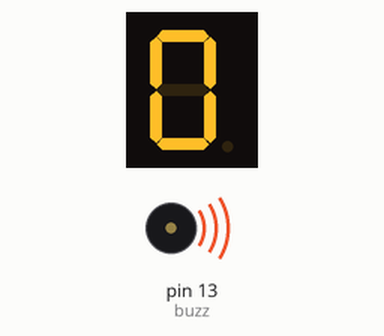
Simulated run of this sketch. Board: Arduino Uno, built with avr-gcc and run on an emulated ATmega328P. Shown: 1-digit seven-segment display, buzzer (waves = sounding). Wiring (inferred from the names in the program): 1-digit 7-segment display, segments lit when HIGH: segments pin 2, pin 3, pin 4, pin 5, pin 6, pin 7, pin 8, pin 9. The segment pins are drawn as the display they are named for.

Above: at 0.1 s.
At 3.1 s:
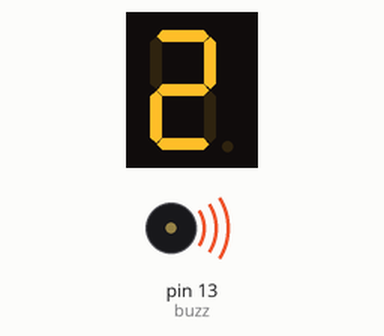
At 7.6 s:
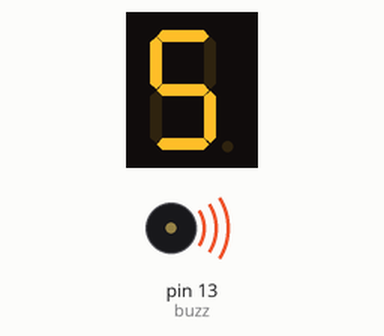
At 14.6 s:
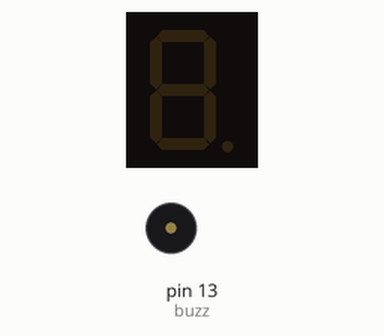
Timing chart, 0 to 40.0 s (numbered marks = the images above):
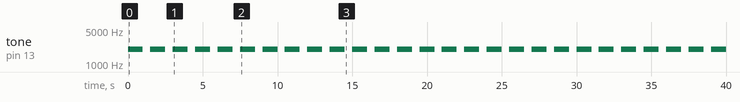

The sketch:

sketch_oct4a_7segmentwithbuzzer.ino
```cpp
// C++ code
//
int a = 2;
int b = 3;
int c = 4;
int d = 5;
int e = 6;
int f = 7;
int g = 8;
int dp = 9;
int buzz = 13;

void setup()
{
  pinMode(a, OUTPUT);
  pinMode(b, OUTPUT);
  pinMode(c, OUTPUT);
  pinMode(d, OUTPUT);
  pinMode(e, OUTPUT);
  pinMode(f, OUTPUT);
  pinMode(g, OUTPUT);
  pinMode(dp, OUTPUT);

}

void counter(int digit){
	int numberSegment[] = {a, b, c, d, e, f, g};

  	if(digit < 0 || digit > 9){
    	return;
  	}

  	int binary[10][7] = {
      {1, 1, 1, 1, 1, 1, 0}, // 0
      {0, 1, 1, 0, 0, 0, 0}, // 1
      {1, 1, 0, 1, 1, 0, 1}, // 2
      {1, 1, 1, 1, 0, 0, 1}, // 3
      {0, 1, 1, 0, 0, 1, 1}, // 4
      {1, 0, 1, 1, 0, 1, 1}, // 5
      {1, 0, 1, 1, 1, 1, 1}, // 6
      {1, 1, 1, 0, 0, 0, 0}, // 7
      {1, 1, 1, 1, 1, 1, 1}, // 8
      {1, 1, 1, 1, 0, 1, 1}  // 9
    };

  	for(int i = 0; i < 7; i++){
    	digitalWrite(numberSegment[i], binary[digit][i]);


  	}
    tone(buzz, 2000);
  	delay(1000);
  	for(int i = 0; i < 7; i++){
    	digitalWrite(numberSegment[i], LOW);

  	}
    noTone(buzz);
    delay(500);
}


void loop()
{
  counter(0);
  counter(1);
  counter(2);
  counter(3);
  counter(4);
  counter(5);
  counter(6);
  counter(7);
  counter(8);
  counter(9);


}
```

Measured:
- by itself, tone on pin 13 (buzz): alternates 2000 Hz for 1.0 s and silent for 0.50 s
- what the display in image 1 shows lasts 1.0 s, from 3.0 s to 4.0 s
